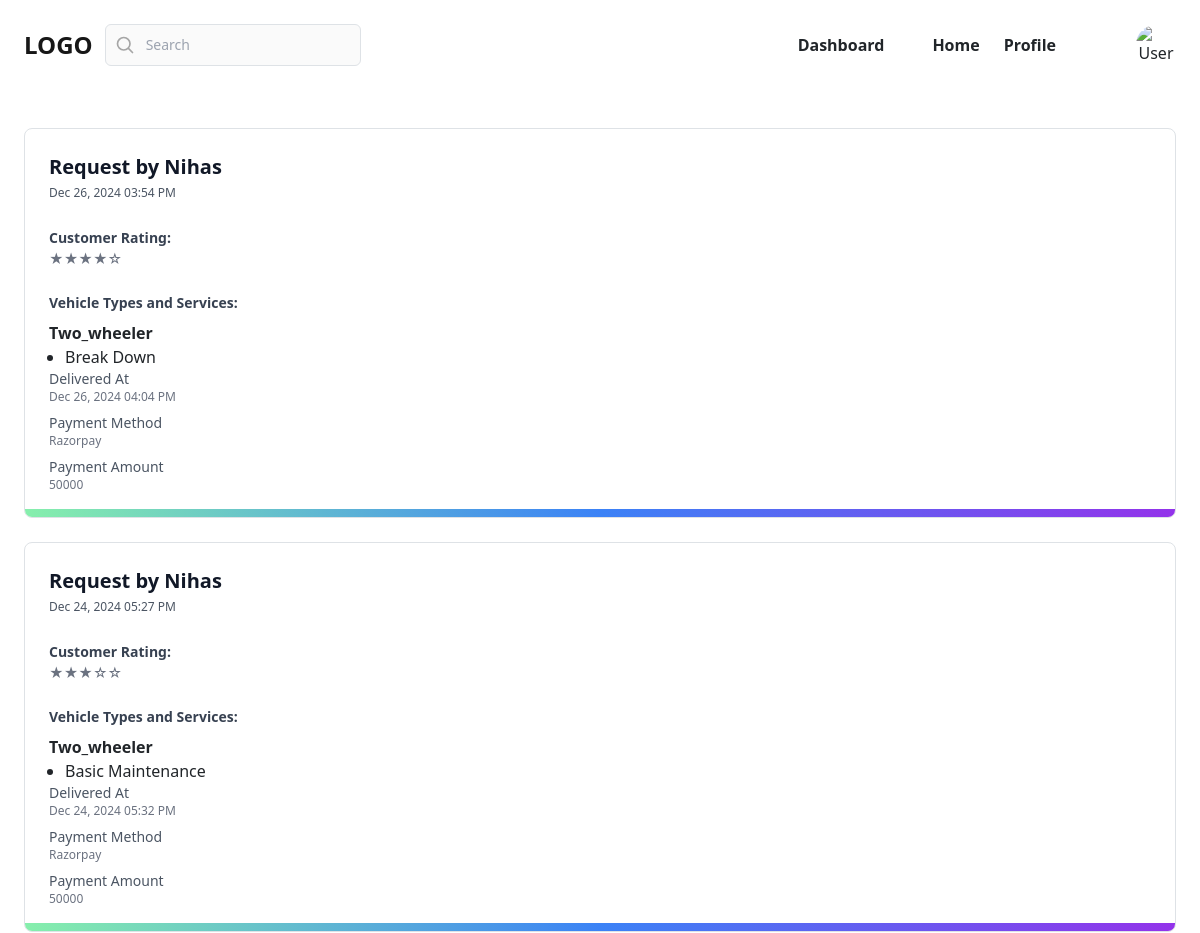
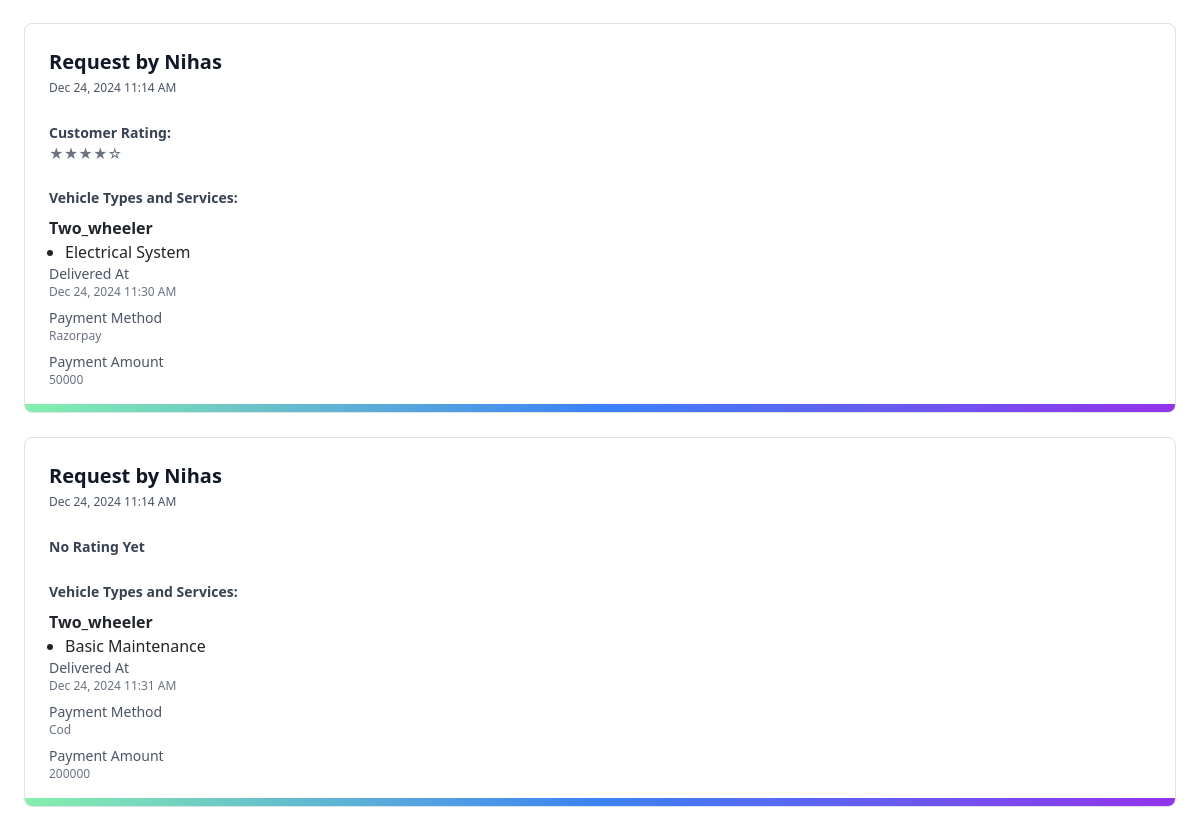
The page /provider/history/ (signed in) on the database its author committed (2 pictures, top to bottom).
### myapp/models.py (models this page shows, shortened)
class BaseModel(models.Model):
    created_date=models.DateTimeField(auto_now_add=True)
    updated_date=models.DateTimeField(auto_now=True)
    is_active=models.BooleanField(default=True)

class BreakdownRequest(BaseModel):
    customer = models.ForeignKey(User, on_delete=models.CASCADE, related_name='breakdown_requests')
    service_provider = models.ForeignKey(User, on_delete=models.CASCADE, related_name='assigned_requests')
    service_types = models.ManyToManyField(ServiceType, related_name='breakdown_requests')
    description = models.TextField(null=True,blank=True)
    image = models.ImageField(upload_to='images/', blank=True, null=True)
    status_choices = [
        ('pending', 'Pending'),
        ('accepted', 'Accepted'),
        ('pick_up', 'Pick up Completed'),
        ('in_progress', 'In Progress'),
        ('completed', 'Completed'),
        ('delivered', 'Delivered'),
        ('cancelled', 'Cancelled'),
        ]
    status = models.CharField(max_length=20, choices=status_choices, default='pending')
    latitude = models.FloatField(blank=True,null=True)
    longitude = models.FloatField(blank=True,null=True)
    estimated_date = models.DateField(null=True, blank=True)
    completed_at = models.DateTimeField(blank=True, null=True)

class User(AbstractUser):
    role_choices = [
        ('customer', 'Customer'),
        ('provider', 'Service Provider'),
    ]
    role = models.CharField(max_length=20, choices=role_choices,default="customer")
    phone_number = models.CharField(max_length=15, blank=True, null=True)
    is_verified=models.BooleanField(default=False)
    otp=models.CharField(max_length=6,null=True,blank=True)

class BaseModel(models.Model):
    created_date=models.DateTimeField(auto_now_add=True)
    updated_date=models.DateTimeField(auto_now=True)
    is_active=models.BooleanField(default=True)

class Rating(models.Model):
    breakdown_request = models.OneToOneField(BreakdownRequest, on_delete=models.CASCADE, related_name='rating')
    service_provider = models.ForeignKey(User, on_delete=models.CASCADE, related_name='ratings')
    rating = models.PositiveIntegerField(default=5)
    review = models.TextField(blank=True, null=True)
    created_date=models.DateTimeField(auto_now_add=True)
    def display_stars(self):
        full_stars = floor(self.rating)  # Use floor from math module
        half_star = 1 if self.rating - full_stars >= 0.5 else 0  # Half star logic
        empty_stars = 5 - full_stars - half_star
        return '★' * full_stars + '⭑' * half_star + '☆' * empty_stars

class ServiceType(models.Model):
    vehicle_type_choices = [
        ('two_wheeler', 'Two wheeler'),
        ('four_wheeler', 'Four Wheeler'),
        ('others', 'Others'),
        ]
    vehicle_type = models.CharField(max_length=20, choices=vehicle_type_choices, default='two_wheeler')
    name = models.CharField(max_length=100)
    description = models.TextField(blank=True, null=True)

class Payment(BaseModel):
    breakdown_request = models.OneToOneField(BreakdownRequest, on_delete=models.CASCADE, related_name='payment')
    amount = models.PositiveIntegerField()
    payment_choices=[
                    ('cod', 'cod'),
                    ('razorpay', 'razorpay')
                    ]
    payment_method = models.CharField(max_length=50, choices=payment_choices ,default='cod')
    payment_status_choices=[
                           ('pending', 'Pending'),
                           ('completed', 'Completed')
                           ]
    payment_status = models.CharField(max_length=20, choices=payment_status_choices, default='pending')
    razorpay_order_id = models.CharField(max_length=100, blank=True, null=True)
    razorpay_payment_id = models.CharField(max_length=100, blank=True, null=True)
    razorpay_signature = models.CharField(max_length=255, blank=True, null=True)

### myapp/views.py (the view)
# urls.py: path('provider/history/',views.ServiceProviderHistoryView.as_view(), name='provider-history'),
@method_decorator(decs,name="dispatch")
class ServiceProviderHistoryView(View):
    template_name = "provider_History.html"
    def get(self, request, *args, **kwargs):
        qs = BreakdownRequest.objects.filter(service_provider=request.user,status='delivered').select_related('payment').order_by('-created_date')
        return render(request,self.template_name,{"data":qs})

### myapp/templates/provider_History.html
{% extends "provider_base.html" %}
{% block main_block %}
<div class="my-12 w-screen max-w-7xl mx-auto px-4 sm:px-6 h-screen">
    {% for item in data %}
    <div class="relative block overflow-hidden rounded-lg border border-gray-100 p-4 sm:p-6 lg:p-8 mb-6">
        <span class="absolute inset-x-0 bottom-0 h-2 bg-gradient-to-r from-green-300 via-blue-500 to-purple-600"></span>
        <div class="sm:flex sm:justify-between sm:gap-4">
            <div>
                <h3 class="text-lg font-bold text-gray-900 sm:text-xl">
                    Request by {{ item.customer.username }}
                </h3>
                <p class="mt-1 text-xs font-medium text-gray-600">{{ item.created_date|date:"M d, Y h:i A" }}</p>
            </div>
        </div>
        {% if item.rating %}
        <div class="mt-4">
            <strong class="text-sm font-bold text-gray-700">Customer Rating:</strong>
            <p class="text-sm text-gray-500">
                {{ item.rating.display_stars }}
            </p>
        </div>
        {% else %}
        <div class="mt-4">
            <strong class="text-sm font-bold text-gray-700">No Rating Yet</strong>
        </div>
        {% endif %}
<div class="mt-4">
    <h4 class="text-sm font-bold text-gray-700">Vehicle Types and Services:</h4>
    <div class="mt-2">
        {% if item.service_types.exists %}
        {% for service in item.service_types.all %}
        <div class="mt-2">
            <strong>{{ service.vehicle_type|capfirst }}</strong>
            <ul class="list-disc pl-4">
                <li>{{ service.name }}</li>
            </ul>
        </div>
        {% endfor %}
        {% else %}
        <p class="text-gray-500">No services available.</p>
        {% endif %}
    </div>
</div>
<div class="flex flex-col">
    <dl>
        <dt class="text-sm font-medium text-gray-600">Delivered At</dt>
        <dd class="text-xs text-gray-500">{{ item.updated_date|date:"M d, Y h:i A" }}</dd>
    </dl>
    {% if item.payment %}
    <dl class="mt-2">
        <dt class="text-sm font-medium text-gray-600">Payment Method</dt>
        <dd class="text-xs text-gray-500">
                {{ item.payment.payment_method|capfirst }}
        </dd>
    </dl>
    <dl class="mt-2">
        <dt class="text-sm font-medium text-gray-600">Payment Amount</dt>
        <dd class="text-xs text-gray-500">
                {{ item.payment.amount }}
        </dd>
    </dl>
    {% endif %}
</div>
    </div>
    {% empty %}
    <p class="text-center text-gray-500">No breakdown requests available.</p>
    {% endfor %}
</div>
{% endblock %}

### rows shown on the page
BreakdownRequest: customer.username "Nihas", created_date "Dec 26, 2024 03:54 PM", rating.display_stars "★★★★☆", updated_date "Dec 26, 2024 04:04 PM", payment.payment_method "Razorpay", payment.amount "50000"
ServiceType: vehicle_type "Two_wheeler", name "Break Down"
BreakdownRequest: customer.username "Nihas", created_date "Dec 24, 2024 05:27 PM", rating.display_stars "★★★☆☆", updated_date "Dec 24, 2024 05:32 PM", payment.payment_method "Razorpay", payment.amount "50000"
ServiceType: vehicle_type "Two_wheeler", name "Basic Maintenance"
BreakdownRequest: customer.username "Nihas", created_date "Dec 24, 2024 11:14 AM", rating.display_stars "★★★★☆", updated_date "Dec 24, 2024 11:30 AM", payment.payment_method "Razorpay", payment.amount "50000"
ServiceType: vehicle_type "Two_wheeler", name "Electrical System"
BreakdownRequest: customer.username "Nihas", created_date "Dec 24, 2024 11:14 AM", shows "No Rating Yet", updated_date "Dec 24, 2024 11:31 AM", payment.payment_method "Cod", payment.amount "200000"
